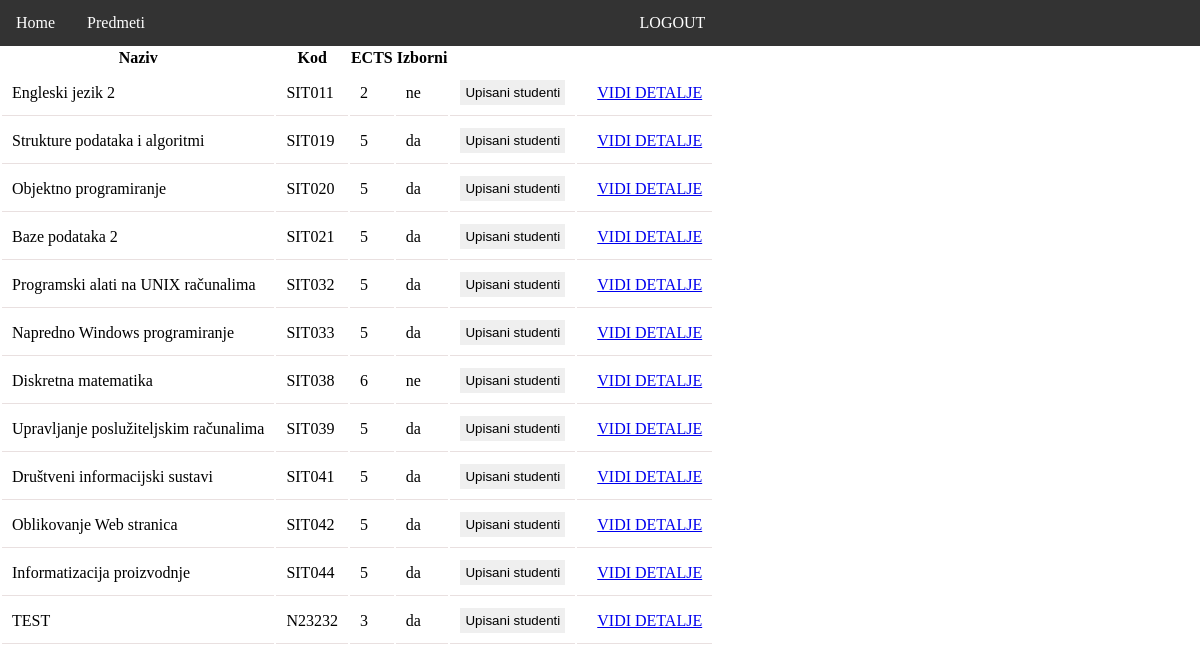
/list_subjects/ (signed in), run on the app's committed database.
### seminar/models.py (models this page shows, shortened)
class Predmeti(models.Model):
    naziv = models.CharField(max_length=255)
    nositelj = models.ForeignKey(User, on_delete=models.CASCADE, related_name='profesor', limit_choices_to={'uloga__naziv': 'PROF'})
    kod = models.CharField(max_length=50)
    program = models.TextField()
    ects = models.IntegerField()
    sem_red = models.CharField(max_length=10)
    sem_izv = models.CharField(max_length=10)
    izborni = models.CharField(max_length=2, choices=(('da', 'Da'), ('ne', 'Ne')))

### seminar/views.py (the view)
# urls.py: path('list_subjects/', views.list_subjects,name='subjects'),
@login_required
def list_subjects(request):
    if request.user.uloga.naziv == 'PROF':
        subjects = Predmeti.objects.filter(nositelj=request.user)
        professors = User.objects.filter(pk=request.user.pk)
    else:
        subjects = Predmeti.objects.all()
        professors = User.objects.filter(uloga__naziv='PROF')
    return render(request, 'list_subjects.html', {'subjects': subjects, 'professors': professors})

### seminar/templates/list_subjects.html (shortened to what this page needs)
{% extends 'base.html' %} {% block title %}SUBJECTS{% endblock %} {% block content%}
<div>
    <table>
        <tr>
            <th>Naziv</th>
            <th>Kod</th>
            <th>ECTS</th>
            <th>Izborni</th>
            <th></th>
        </tr>
        {% for subject in subjects%}
        <tr>
            <td>{{subject.naziv}}</td>
            <td>{{subject.kod}}</td>
            <td>{{subject.ects}}</td>
            <td>{{subject.izborni}}</td>
            <td>
                <button onclick="location.href='{% url 'enroled_students' subject.id %}'" class="btn">Upisani studenti</button>
            </td>
            <td>
                <a href="{% url 'polozeni' subject.id %}" style="margin-left: 10px;">VIDI DETALJE</a>
            </td>
        </tr>
        {% endfor%}
    </table>
</div>
{% endblock %}

### seminar/templates/base.html (shortened to what this page needs)
{% load static %}
<html>
  <head>
    <link rel="stylesheet" href="{% static '/css/style.css' %}" />
  </head>
  <body>
    <nav>
      <div>
        <div>
          <ul class="navBar">
            <li class="horizontal">
              <a href="/">Home</a>
            </li>
             {% if user.uloga.naziv == 'PROF' %}
            <li class="horizontal">
              <a href="/list_subjects">Predmeti</a>
            </li>
            {% endif %}  {% if user.is_authenticated %}
            <li>
              <a href="/logout">LOGOUT</a>
            </li>
            {% endif %}
          </ul>
        </div>
      </div>
    </nav>
    <main>{% block content %} {% endblock %}</main>
  </body>
</html>

### static/css/style.css (style rules this page uses)
*, body { margin: 0; }
.navBar { list-style-type: none; margin: 0; padding: 0; overflow: hidden; background-color: #333; }
.horizontal { float: left; }
li a { display: block; color: white; text-align: center; padding: 14px 16px; text-decoration: none; }
.btn { padding: 5px; border: none; }
td { border-bottom: 1px solid #e9e0e0; padding: 10px; }

### data on the page
Predmeti: naziv "Engleski jezik 2", kod "SIT011", ects "2", izborni "ne"
Predmeti: naziv "Strukture podataka i algoritmi", kod "SIT019", ects "5", izborni "da"
Predmeti: naziv "Objektno programiranje", kod "SIT020", ects "5", izborni "da"
Predmeti: naziv "Baze podataka 2", kod "SIT021", ects "5", izborni "da"
Predmeti: naziv "Programski alati na UNIX računalima", kod "SIT032", ects "5", izborni "da"
Predmeti: naziv "Napredno Windows programiranje", kod "SIT033", ects "5", izborni "da"
Predmeti: naziv "Diskretna matematika", kod "SIT038", ects "6", izborni "ne"
Predmeti: naziv "Upravljanje poslužiteljskim računalima", kod "SIT039", ects "5", izborni "da"
Predmeti: naziv "Društveni informacijski sustavi", kod "SIT041", ects "5", izborni "da"
Predmeti: naziv "Oblikovanje Web stranica", kod "SIT042", ects "5", izborni "da"
Predmeti: naziv "Informatizacija proizvodnje", kod "SIT044", ects "5", izborni "da"
Predmeti: naziv "TEST", kod "N23232", ects "3", izborni "da"
